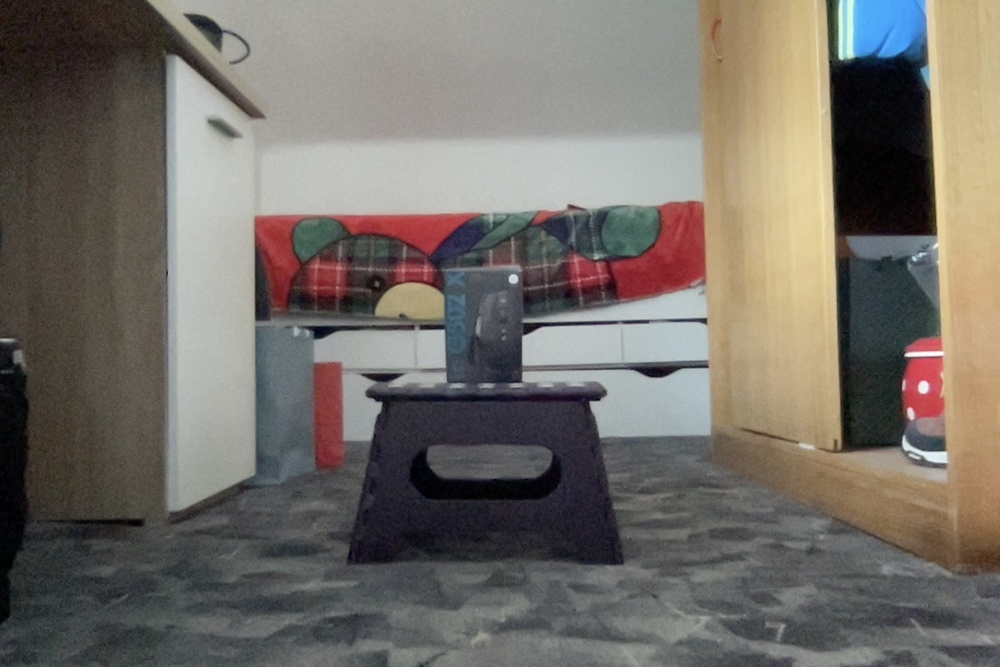
#> input picture Vaja01/slike2/test_115.jpg, 1000 x 667 px, shrunk from 1440 x 960 before the run, given in place of the camera
$ python sol6.py
#> lines starting #> are read from the running program, lines starting #| are printed output that depends on the picture; after the words box and inside, x2 and y2 are one past the last pixel; in counts of white or black regions, pixels touching at a corner belong together
import numpy as np
import cv2

def part_b():
    cap = cv2.VideoCapture(0) # 0 = privzeta spletna kamera
    # Namesto številke lahko podamo tudi ime video datoteke

    # Zanka za pridobitev naslednje slike
    while(True):
        # Poskusimo pridobiti trenutno sliko s spletne kamere
        ret, frame = cap.read()
#> frame is the input picture: shape (667, 1000, 3); mean B, G, R 103.6, 110.3, 115.7

        # Če to ni mogoče (kamera izključena, itd.), končamo z izvajanjem funkcije
        if not ret:
            break

        gray = np.mean(frame, axis=2).astype(np.uint8)
        gray = np.expand_dims(gray, axis=2)
        gray = np.repeat(gray, 3, axis=2)
#> gray: shape (667, 1000, 3)
        # gray = cv2.cvtColor(frame, cv2.COLOR_BGR2GRAY)
        # gray = cv2.cvtColor(gray, cv2.COLOR_GRAY2BGR)

        frame_flipped = cv2.flip(frame, 1)
        gray_flipped = cv2.flip(gray, 1)

        stack1 = np.hstack((frame, gray))
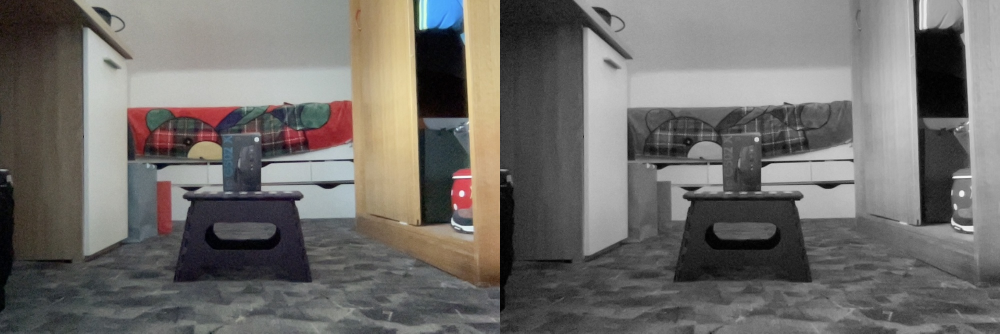
#> stack1: shape (667, 2000, 3) (shown at 1/2 size); mean B, G, R 106.6, 110, 112.7
        stack2 = np.hstack((frame_flipped, gray_flipped))
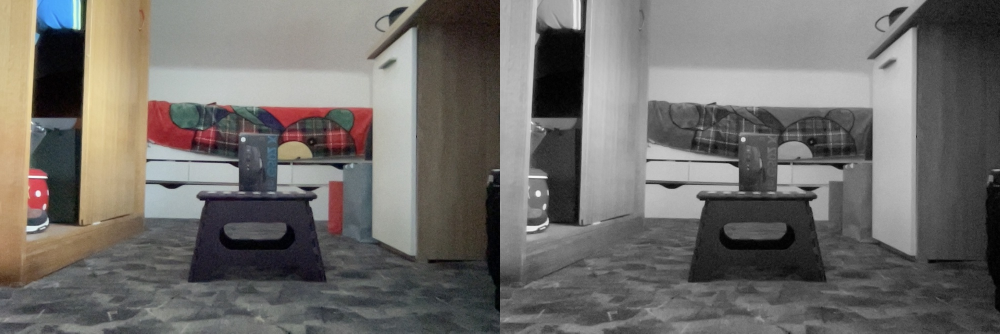
#> stack2: shape (667, 2000, 3) (shown at 1/2 size); mean B, G, R 106.6, 110, 112.7
        res = np.vstack((stack1, stack2))
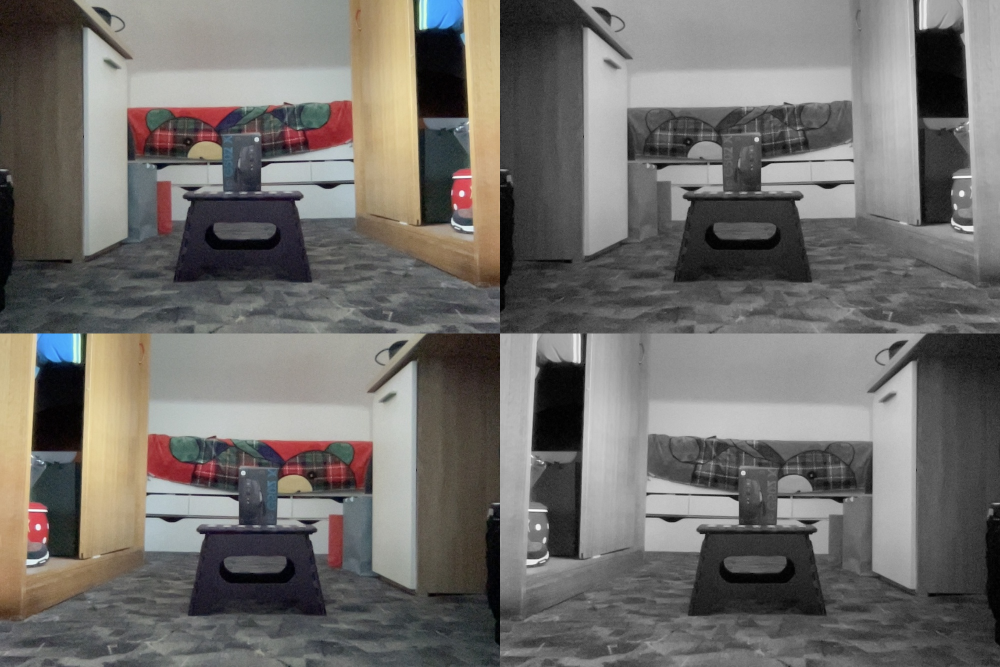
#> res: shape (1334, 2000, 3) (shown at 1/2 size); mean B, G, R 106.6, 110, 112.7

        # Prikaži trenutno sliko
        cv2.imshow('frame', res)

        # Ob pritisku tipke 'q' prekini izvajanje funkcije
        if cv2.waitKey(1) & 0xFF == ord('q'):
#> (key q is pressed here)
            break

    # Zapri kamero in okno
    cap.release()
    cv2.destroyAllWindows()

part_b()

def part_c():
    cap = cv2.VideoCapture(0) # 0 = privzeta spletna kamera
    # Namesto številke lahko podamo tudi ime video datoteke

    # Zanka za pridobitev naslednje slike
    while(True):
        # Poskusimo pridobiti trenutno sliko s spletne kamere
        ret, frame = cap.read()

        # Če to ni mogoče (kamera izključena, itd.), končamo z izvajanjem funkcije
        if not ret:
            break

        hsv = cv2.cvtColor(frame, cv2.COLOR_BGR2HSV)
#> hsv: shape (667, 1000, 3); mean H, S, V 61.8, 46.9, 120.3

        # omeji po h, v in s
        # mask = cv2.inRange(hsv, (90, 50, 50), (150, 255, 255))
        hue = hsv[...,0]
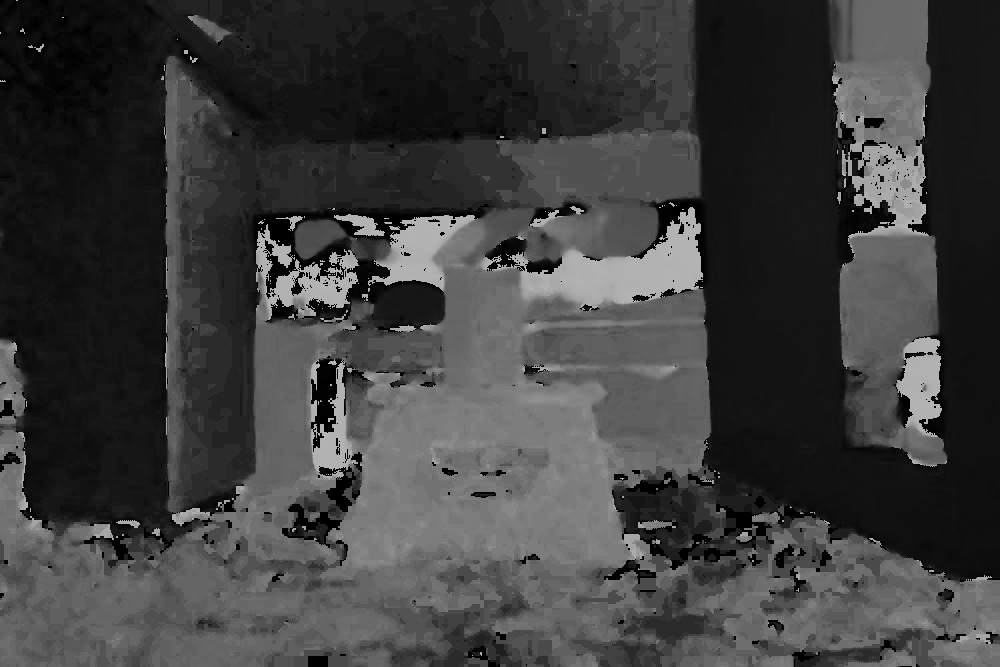
#> hue: shape (667, 1000); min 0, max 179, mean 61.8
        sat = hsv[...,1]
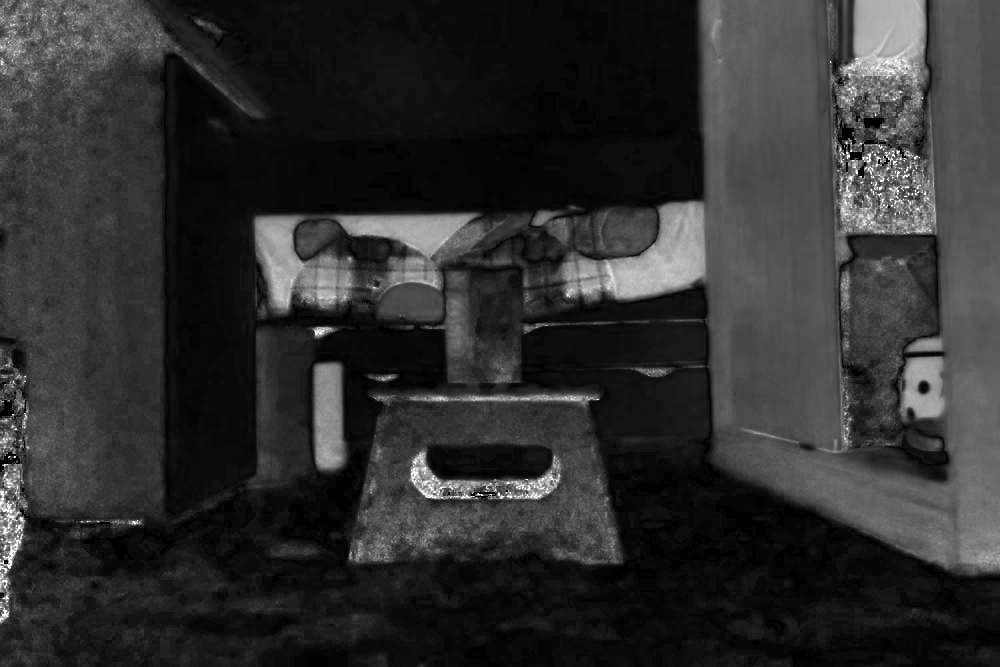
#> sat: shape (667, 1000); min 0, max 255, mean 46.9
        val = hsv[...,2]
        mask = (90 <= hue) & (hue <= 150) & (sat >= 50) & (val >= 50)
#> mask: shape (667, 1000) bool; 4.3% white; 452 white regions (407 under 20 px), largest, box (x1, y1, x2, y2) and area: (849, 254, 928, 361) 6026, (428, 398, 599, 509) 5735, (848, 0, 929, 89) 4769
        mask = mask.astype(np.uint8) * 255

        kernel = cv2.getStructuringElement(cv2.MORPH_RECT, (5,5))
        mask = cv2.morphologyEx(mask, cv2.MORPH_CLOSE, kernel)
#> mask: shape (667, 1000); 5.3% white; 141 white regions (107 under 20 px), largest, box (x1, y1, x2, y2) and area: (368, 390, 609, 520) 11923, (849, 245, 933, 361) 6913, (842, 0, 929, 89) 4819
        mask = cv2.morphologyEx(mask, cv2.MORPH_OPEN, kernel)
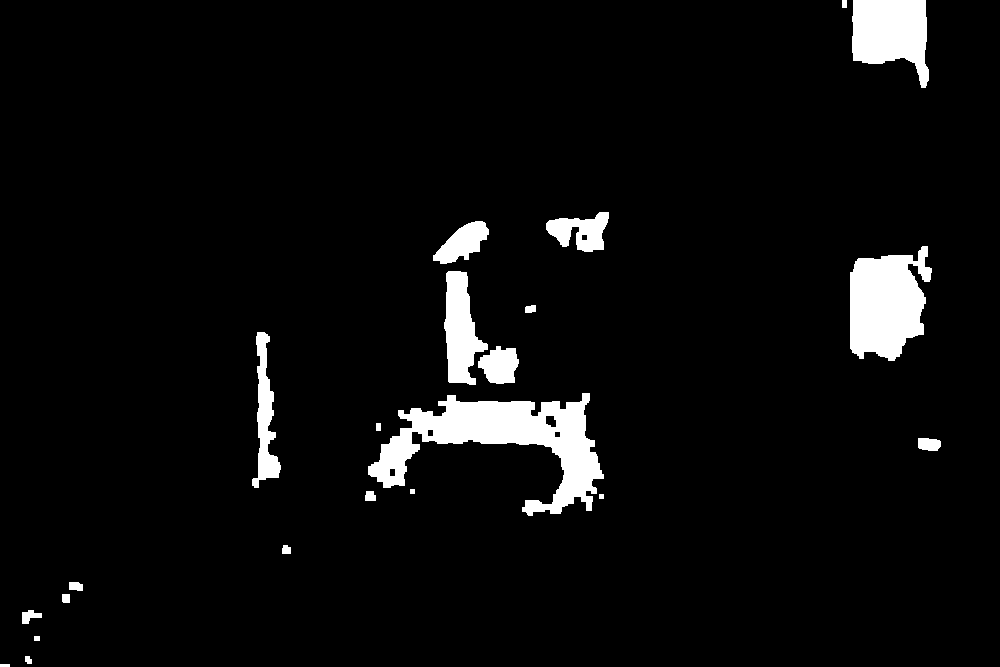
#> mask: shape (667, 1000); 4.9% white; 22 white regions

        contours, _ = cv2.findContours(mask, cv2.RETR_EXTERNAL, cv2.CHAIN_APPROX_SIMPLE)
#> contours = 22 contours, 3 with area under 20; largest, box (x1, y1, x2, y2) and area: (368, 393, 604, 516) 10856, (850, 246, 932, 361) 6626, (852, 0, 929, 88) 4635, (444, 271, 488, 385) 2811, (252, 332, 281, 488) 1823

        cv2.drawContours(frame, contours, -1, (0, 255, 0), 3)
#> frame: shape (667, 1000, 3); 2.39% of pixels changed, all inside (x1, y1, x2, y2) = (0, 0, 943, 667)

        mask_bgr = cv2.cvtColor(mask, cv2.COLOR_GRAY2BGR)
#> mask_bgr: shape (667, 1000, 3); 4.9% white; 22 white regions, largest, box (x1, y1, x2, y2) and area: (368, 393, 604, 516) 11200, (850, 246, 932, 361) 6846, (852, 0, 929, 88) 4792

        # Prikaži trenutno sliko
        cv2.imshow('frame', np.vstack((mask_bgr, frame)))
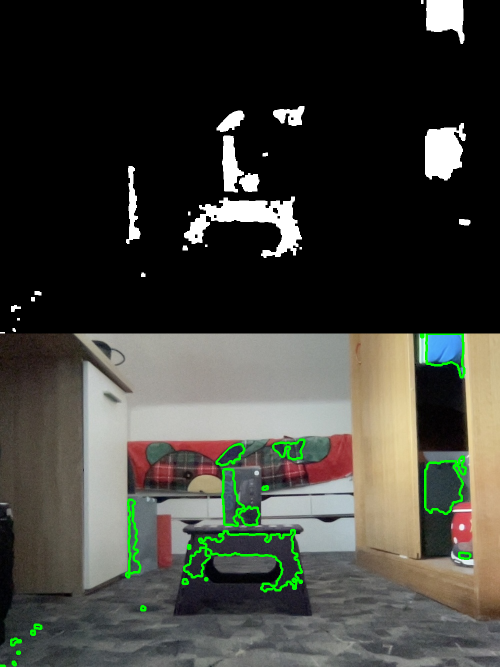
#> window 'frame': shape (1334, 1000, 3) (shown at 1/2 size); mean B, G, R 57.2, 63.7, 63.4

        # Ob pritisku tipke 'q' prekini izvajanje funkcije
        if cv2.waitKey(1) & 0xFF == ord('q'):
#> (key q is pressed here)
            break

    # Zapri kamero in okno
    cap.release()
    cv2.destroyAllWindows()

part_c()
